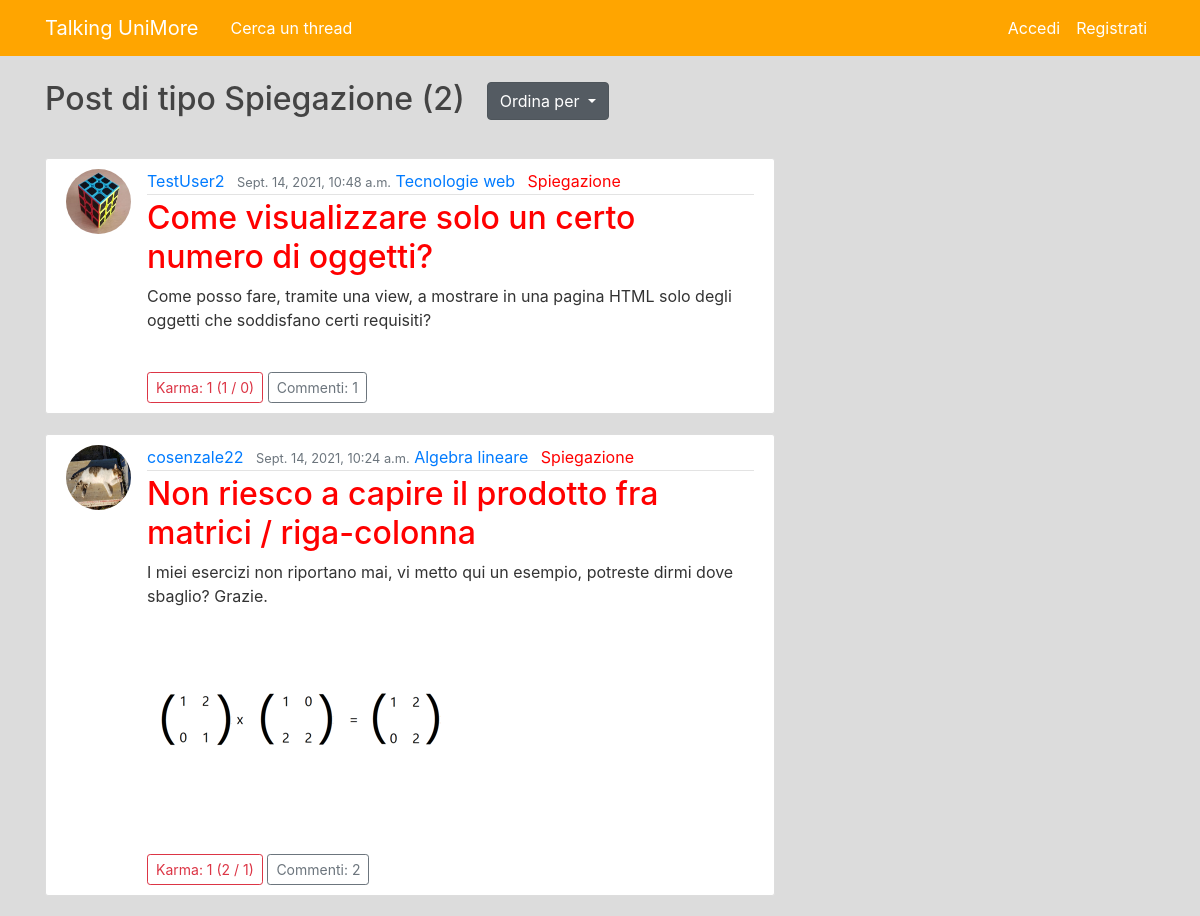
/home/type/Spiegazione/-date_posted, run on the app's committed database.
### blog/models.py (models this page shows, shortened)
class Type(models.Model):
    type = models.CharField(max_length=100)
    def __str__(self):
        return self.type

class Post(models.Model):
    title = models.CharField(max_length=100)
    content = models.TextField(blank=True)
    date_posted = models.DateTimeField(default=timezone.now)
    author = models.ForeignKey(User, on_delete=models.CASCADE)
    image = models.ImageField(blank=True, upload_to='pics')
    type = models.ForeignKey(Type, on_delete=models.CASCADE, related_name='post_type')
    thread = models.ForeignKey(Thread, on_delete=models.CASCADE, related_name='post_thread')
    like = models.ManyToManyField(User, related_name='post_like')
    dislike = models.ManyToManyField(User, related_name='post_dislike')
    reputazione = models.IntegerField(default=0)
    def __init__(self, *args, **kwargs):
        super().__init__(*args, **kwargs)
        self.karma2 = 0
    def total_likes(self):
        return self.like.count()
    def total_dislikes(self):
        return self.dislike.count()

class Thread(models.Model):
    thread = models.CharField(max_length=100)
    periodo = models.CharField(choices={
        ('Primo anno', 'Primo anno'),
        ('Secondo anno', 'Secondo anno'),
        ('Terzo anno', 'Terzo anno'),
        ('Facoltativi', 'Facoltativi')
    }, max_length=100, default='Primo anno')
    def __str__(self):
        return self.thread

### users/models.py (models this page shows, shortened)
class Profile(models.Model):
    user = models.OneToOneField(User, unique=True, related_name="user_profile", on_delete=models.CASCADE)
    image = models.ImageField(default='default.jpg', upload_to='profile_pics')
    threads = models.ManyToManyField(Thread, related_name='user_thread')

### blog/views.py (the view)
# urls.py: path('home/type/<str:type>/<str:order>', TypePostListView.as_view(), name='blog-type'),
class TypePostListView(ListView):
    model = Post
    template_name = 'blog/type_posts.html'
    context_object_name = 'posts'
    paginate_by = 5
    def get_queryset(self):
        mytype = Type.objects.filter(type=self.kwargs.get('type')).first().id
        if self.kwargs.get('order') == '-reputazione':
            return Post.objects.filter(type=mytype).order_by('-reputazione', '-date_posted')
        else:
            return Post.objects.filter(type=mytype).order_by('-date_posted')

### blog/templates/blog/type_posts.html (shortened to what this page needs)
{% extends "blog/home.html" %}
{% block descrizione %}
    <h2 class="mb-3">Post di tipo {{ view.kwargs.type }} ({{ page_obj.paginator.count }})</h2>
{% endblock descrizione %}

### blog/templates/blog/home.html (shortened to what this page needs)
{% extends "blog/base.html" %}
{% load tz %}
{% block content %}
    <div class="btn-toolbar">
        {% block descrizione %}{% endblock descrizione %}
        <div class="dropdown show" style="margin-left: 20px">
            <a class="btn btn-secondary dropdown-toggle"
               href="#" role="button"
               id="ordinaper" data-toggle="dropdown" aria-haspopup="true" aria-expanded="false"
               style="margin: 2px">
                Ordina per
            </a>
        </div>
    </div>
    <br>
    {% for post in posts %}
        <article class="media content-section">
            <img class="rounded-circle article-img" src="{{ post.author.user_profile.image.url }}">
            <div class="media-body">
                <div class="article-metadata">
                    <a class="mr-2"
                       href="{% url 'user-posts' post.author.username '-date_posted' %}">{{ post.author.username }}</a>
                    <small class="text-muted">{{ post.date_posted | localtime }}</small>
                    <a class="mr-2" href="{% url 'blog-thread' post.thread '-date_posted' %}">{{ post.thread }}</a>
                    {% if post.type.type == "Informazione" %}
                        <a class="mr-2" href="{% url 'blog-type' post.type '-date_posted' %}" style="color: hotpink">Informazione</a>
                        </div>
                        <h2><a class="article-title" style="color: hotpink"
                               href="{% url 'post-detail' post.id %}">{{ post.title }}</a></h2>
                    {% elif post.type.type == "Spiegazione" %}
                        <a class="mr-2" href="{% url 'blog-type' post.type '-date_posted' %}" style="color: red">Spiegazione</a>
                        </div>
                        <h2><a class="article-title" style="color: red"
                               href="{% url 'post-detail' post.id %}">{{ post.title }}</a></h2>
                    {% elif post.type.type == "Esercizio" %}
                        <a class="mr-2" href="{% url 'blog-type' post.type '-date_posted' %}" style="color: limegreen">Esercizio</a>
                        </div>
                        <h2><a class="article-title" style="color: limegreen"
                               href="{% url 'post-detail' post.id %}">{{ post.title }}</a></h2>
                    {% elif post.type.type == "Meme" %}
                        <a class="mr-2" href="{% url 'blog-type' post.type '-date_posted' %}" style="color: blueviolet">Meme</a>
                        </div>
                        <h2><a class="article-title" style="color: blueviolet"
                               href="{% url 'post-detail' post.id %}">{{ post.title }}</a></h2>
                    {% endif %}
            <p class="article-content">{{ post.content }}</p>
            {% if post.image %}
                <div><img src="{{ post.image.url }}" alt="img"></div>
            {% endif %}
            <br>
            <a class="btn btn-outline-danger btn-sm" href="{% url 'post-detail' post.id %}">
                Karma: {{ post.reputazione }} ({{ post.total_likes }} / {{ post.total_dislikes }})
            </a>
            <a class="btn btn-outline-secondary btn-sm" href="{% url 'post-detail' post.id %}">
                Commenti: {{ post.post_comment.count }}
            </a>
            </div>
        </article>
    {% endfor %}
{% endblock content %}

### blog/static/blog/main.css (style rules this page uses)
body { background: gainsboro; color: #333333; margin-top: 5rem; }
h1, h2, h3, h4, h5, h6 { color: #444444; }
.content-section { background: #ffffff; padding: 10px 20px; border: 1px solid #dddddd; border-radius: 3px; margin-bottom: 20px; }
.article-title { color: #444444; }
.article-content { white-space: pre-line; }
.article-img { height: 65px; width: 65px; margin-right: 16px; }
.article-metadata { padding-bottom: 1px; margin-bottom: 4px; border-bottom: 1px solid #e3e3e3 }

### data on the page
Type: kwargs.type "Spiegazione"
Post: author.user_profile.image (picture), author.username "TestUser2", date_posted "Sept. 14, 2021, 10:48 a.m.", thread "Tecnologie web", title "Come visualizzare solo un certo numero di oggetti?", content "Come posso fare, tramite una view, a mostrare in una pagina HTML solo degli oggetti che soddisfano certi requisiti?", reputazione "1", total_likes "1", total_dislikes "0", post_comment.count "1"
Post: author.user_profile.image (picture), author.username "cosenzale22", date_posted "Sept. 14, 2021, 10:24 a.m.", thread "Algebra lineare", title "Non riesco a capire il prodotto fra matrici / riga-colonna", content "I miei esercizi non riportano mai, vi metto qui un esempio, potreste dirmi dove sbaglio? Grazie.", image (picture), reputazione "1", total_likes "2", total_dislikes "1", post_comment.count "2"

### other printed values
{{ page_obj.paginator.count }} "2"
